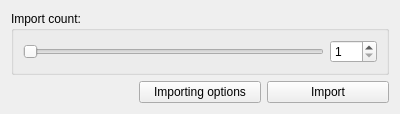
<?xml version="1.0" encoding="UTF-8"?>
<ui version="4.0">
 <class>importOptions</class>
 <widget class="QWidget" name="importOptions">
  <property name="windowModality">
   <enum>Qt::ApplicationModal</enum>
  </property>
  <property name="geometry">
   <rect>
    <x>0</x>
    <y>0</y>
    <width>400</width>
    <height>100</height>
   </rect>
  </property>
  <property name="minimumSize">
   <size>
    <width>400</width>
    <height>0</height>
   </size>
  </property>
  <property name="maximumSize">
   <size>
    <width>16777215</width>
    <height>100</height>
   </size>
  </property>
  <property name="windowTitle">
   <string>Form</string>
  </property>
  <layout class="QGridLayout" name="gridLayout">
   <item row="1" column="0">
    <spacer name="horizontalSpacer">
     <property name="orientation">
      <enum>Qt::Horizontal</enum>
     </property>
     <property name="sizeType">
      <enum>QSizePolicy::Preferred</enum>
     </property>
     <property name="sizeHint" stdset="0">
      <size>
       <width>40</width>
       <height>20</height>
      </size>
     </property>
    </spacer>
   </item>
   <item row="1" column="1">
    <widget class="QPushButton" name="optionsImportPushButton">
     <property name="text">
      <string>Importing options</string>
     </property>
    </widget>
   </item>
   <item row="1" column="2">
    <widget class="QPushButton" name="importPushButton">
     <property name="text">
      <string>Import</string>
     </property>
    </widget>
   </item>
   <item row="0" column="0" colspan="3">
    <widget class="QGroupBox" name="groupBox">
     <property name="title">
      <string>Import count:</string>
     </property>
     <property name="flat">
      <bool>true</bool>
     </property>
     <layout class="QHBoxLayout" name="horizontalLayout">
      <item>
       <widget class="QSlider" name="horizontalSlider">
        <property name="minimum">
         <number>1</number>
        </property>
        <property name="maximum">
         <number>100</number>
        </property>
        <property name="orientation">
         <enum>Qt::Horizontal</enum>
        </property>
       </widget>
      </item>
      <item>
       <widget class="QSpinBox" name="spinBox">
        <property name="accelerated">
         <bool>true</bool>
        </property>
        <property name="minimum">
         <number>1</number>
        </property>
        <property name="maximum">
         <number>100</number>
        </property>
       </widget>
      </item>
     </layout>
    </widget>
   </item>
  </layout>
 </widget>
 <resources/>
 <connections>
  <connection>
   <sender>horizontalSlider</sender>
   <signal>valueChanged(int)</signal>
   <receiver>spinBox</receiver>
   <slot>setValue(int)</slot>
   <hints>
    <hint type="sourcelabel">
     <x>295</x>
     <y>188</y>
    </hint>
    <hint type="destinationlabel">
     <x>390</x>
     <y>192</y>
    </hint>
   </hints>
  </connection>
  <connection>
   <sender>spinBox</sender>
   <signal>valueChanged(int)</signal>
   <receiver>horizontalSlider</receiver>
   <slot>setValue(int)</slot>
   <hints>
    <hint type="sourcelabel">
     <x>396</x>
     <y>184</y>
    </hint>
    <hint type="destinationlabel">
     <x>302</x>
     <y>192</y>
    </hint>
   </hints>
  </connection>
 </connections>
</ui>
